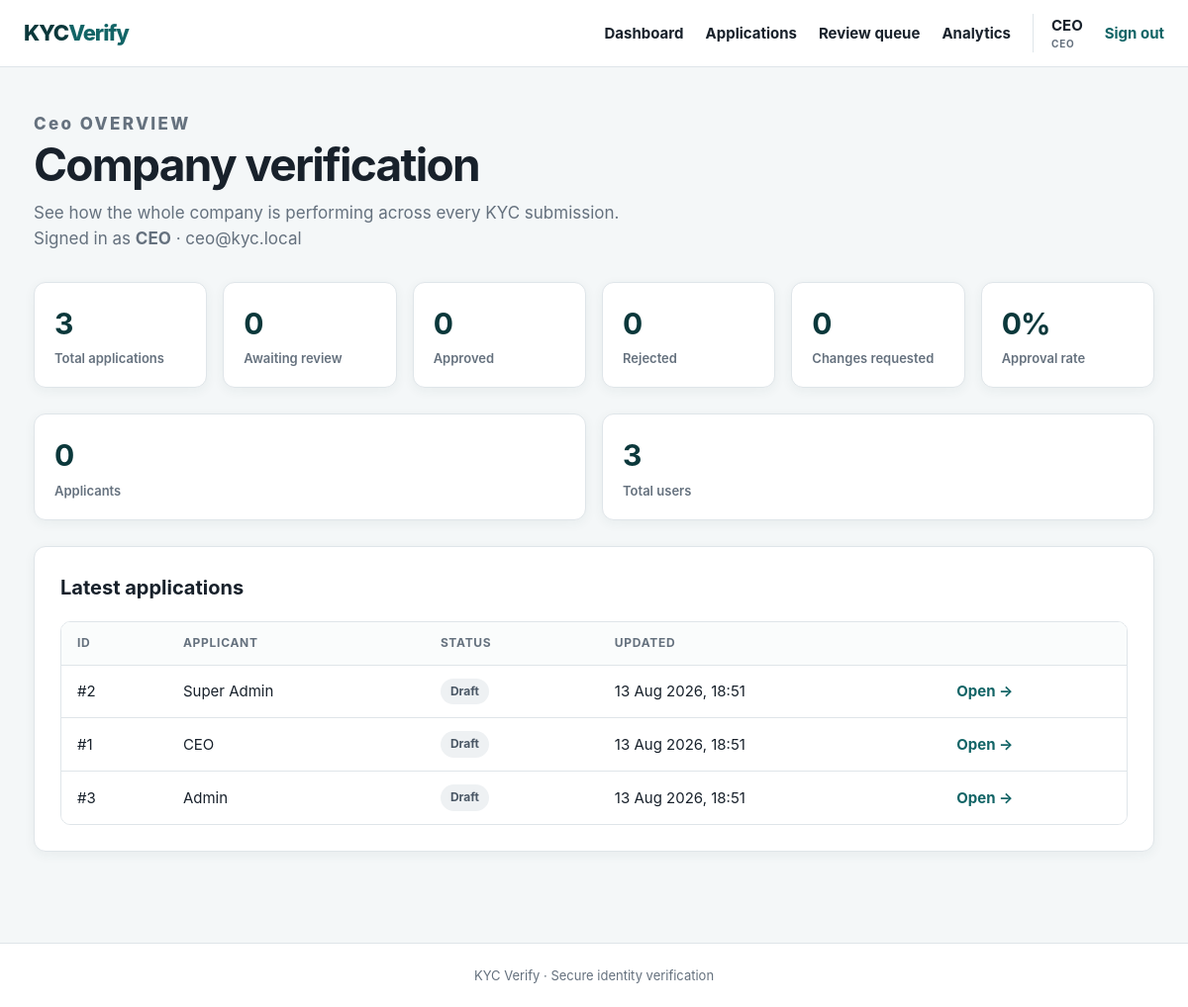
Page /?page=dashboard (signed in) on the committed database.
### tables this page shows
CREATE TABLE applications (
    id INT UNSIGNED AUTO_INCREMENT PRIMARY KEY,
    applicant_id INT UNSIGNED NOT NULL,
    reviewer_id INT UNSIGNED NULL,
    status ENUM(
        'DRAFT',
        'SUBMITTED',
        'UNDER_REVIEW',
        'APPROVED',
        'REJECTED',
        'RESUBMISSION_REQUESTED'
    ) NOT NULL DEFAULT 'DRAFT',
    full_name VARCHAR(160) NULL,
    date_of_birth DATE NULL,
    nationality VARCHAR(100) NULL,
    id_type VARCHAR(60) NULL,
    id_number VARCHAR(100) NULL,
    id_issue_date DATE NULL,
    issuing_district VARCHAR(100) NULL,
    review_notes TEXT NULL,
    reviewed_at DATETIME NULL,
    created_at TIMESTAMP NOT NULL DEFAULT CURRENT_TIMESTAMP,
    updated_at TIMESTAMP NOT NULL DEFAULT CURRENT_TIMESTAMP ON UPDATE CURRENT_TIMESTAMP,
    CONSTRAINT fk_applicant FOREIGN KEY (applicant_id) REFERENCES users (id) ON DELETE CASCADE,
    CONSTRAINT fk_reviewer FOREIGN KEY (reviewer_id) REFERENCES users (id) ON DELETE SET NULL,
    INDEX idx_status (status),
    INDEX idx_applicant (applicant_id),
    INDEX idx_updated (updated_at),
    INDEX idx_created (created_at)
);

CREATE TABLE users (
    id INT UNSIGNED AUTO_INCREMENT PRIMARY KEY,
    username VARCHAR(120) NOT NULL UNIQUE,
    email VARCHAR(190) NOT NULL UNIQUE,
    password_hash VARCHAR(255) NOT NULL,
    is_active TINYINT(1) NOT NULL DEFAULT 1,
    created_at TIMESTAMP NOT NULL DEFAULT CURRENT_TIMESTAMP
);

### index.php (called while the page is built, shortened)
<?php
require_once __DIR__ . '/functions.php';
require_once __DIR__ . '/auth.php';
require_once __DIR__ . '/layout.php';
$u    = user();
$page = $_GET['page'] ?? ($u ? 'dashboard' : 'login');
require __DIR__ . '/pages/' . $page . '.php';

### auth.php (called while the page is built, shortened)
<?php
function user(): ?array
{
    return $_SESSION['user'] ?? null;
}
function is_staff(): bool
{
    $u = user();
    return $u !== null && in_array($u['role'], STAFF_ROLES, true);
}
function role_label(string $role): string
{
    return ucwords(strtolower(str_replace('_', ' ', $role)));
}

### database.php (called while the page is built, shortened)
<?php
function db(): PDO {
    static $pdo = null;
    if ($pdo === null) {
        $pdo = new PDO('mysql:host=' . DB_HOST . ';dbname=' . DB_NAME . ';charset=utf8mb4', DB_USER, DB_PASS, [
            PDO::ATTR_ERRMODE => PDO::ERRMODE_EXCEPTION,
            PDO::ATTR_DEFAULT_FETCH_MODE => PDO::FETCH_ASSOC,
            PDO::ATTR_EMULATE_PREPARES => false,
        ]);
    }
    return $pdo;
}

### pages/dashboard.php (the view, shortened to what this page needs)
<?php
$u = require_login();
    ?>
    <?php
header_html(role_label($u['role']) . ' Dashboard');
$counts        = application_status_counts();
$totalApps     = $counts['total'];
$byStatus      = $counts['by_status'];
$pendingApps   = $byStatus['SUBMITTED'] + $byStatus['UNDER_REVIEW'];
$approvedApps  = $byStatus['APPROVED'];
$rejectedApps  = $byStatus['REJECTED'];
$resubmits     = $byStatus['RESUBMISSION_REQUESTED'];
$userCount      = 0;
$applicantCount = 0;
if ($u['role'] === 'CEO') {
    $userCount      = (int) db()->query('SELECT COUNT(*) FROM users')->fetchColumn();
    $applicantCount = (int) db()->query("SELECT COUNT(*) FROM user_roles WHERE role = 'APPLICANT'")->fetchColumn();
}
$approvalRate  = $totalApps > 0 ? round($approvedApps / $totalApps * 100) : 0;
?>
<div class="hero">
    <div>
        <p class="eyebrow"><?= e(role_label($u['role'])) ?> OVERVIEW</p>
        <h1><?= e($u['role'] === 'CEO' ? 'Company verification' : 'Review workspace') ?></h1>
        <p>
            <?= $u['role'] === 'CEO'
                ? 'See how the whole company is performing across every KYC submission.'
                : ($u['role'] === 'SUPER_ADMIN'
                    ? 'Review applications and manage every user account and role on the platform.'
                    : 'Review applications awaiting a decision and keep the queue moving.') ?>
        </p>
        <p class="muted">Signed in as <strong><?= e($u['username']) ?></strong> · <?= e($u['email']) ?></p>
    </div>
</div>
<div class="stats">
    <div class="stat"><strong><?= $totalApps ?></strong><span>Total applications</span></div>
    <div class="stat"><strong><?= $pendingApps ?></strong><span>Awaiting review</span></div>
    <div class="stat"><strong><?= $approvedApps ?></strong><span>Approved</span></div>
    <div class="stat"><strong><?= $rejectedApps ?></strong><span>Rejected</span></div>
    <div class="stat"><strong><?= $resubmits ?></strong><span>Changes requested</span></div>
    <?php if ($u['role'] !== 'ADMIN'): ?>
        <div class="stat"><strong><?= $approvalRate ?>%</strong><span>Approval rate</span></div>
    <?php endif; ?>
</div>
<?php if ($u['role'] === 'CEO'): ?>
    <div class="stats">
        <div class="stat"><strong><?= $applicantCount ?></strong><span>Applicants</span></div>
        <div class="stat"><strong><?= $userCount ?></strong><span>Total users</span></div>
    </div>
<?php endif; ?>
<section class="card">
    <h2>Latest applications</h2>
    <?php
    $s = db()->query('SELECT a.id, a.status, a.updated_at, u.username applicant_name
                      FROM applications a JOIN users u ON u.id = a.applicant_id
                      ORDER BY a.updated_at DESC LIMIT 8');
    $recent = $s->fetchAll();
    if (!$recent): ?>
        <p class="empty">No applications yet. They will appear here as soon as applicants submit.</p>
    <?php else: ?>
        <div class="table-wrap">
            <table>
                <thead><tr><th>ID</th><th>Applicant</th><th>Status</th><th>Updated</th><th></th></tr></thead>
                <tbody>
                <?php foreach ($recent as $a): ?>
                    <tr>
                        <td>#<?= $a['id'] ?></td>
                        <td><?= e($a['applicant_name']) ?></td>
                        <td><?= badge($a['status']) ?></td>
                        <td><?= e(date('d M Y, H:i', strtotime($a['updated_at']))) ?></td>
                        <td><a href="?page=application&id=<?= $a['id'] ?>">Open →</a></td>
                    </tr>
                <?php endforeach; ?>
                </tbody>
            </table>
        </div>
    <?php endif; ?>
</section>
<?php
footer_html();

### layout.php (shortened to what this page needs)
<?php
function header_html(string $title): void
{
    $u = user();
    $nav = [];
    if ($u) {
        $nav[] = ['dashboard', 'Dashboard'];
        $nav[] = ['applications', 'Applications'];
        if (is_staff()) {
            $nav[] = ['review', 'Review queue'];
        }
        if ($u['role'] === 'CEO') {
            $nav[] = ['ceo', 'Analytics'];
        }
    }
    ?>
<!doctype html>
<html lang="en">
<head>
    <?php
    $cssFile = __DIR__ . '/assets/style.css';
    $cssVersion = is_file($cssFile) ? (string) filemtime($cssFile) : '1';
    ?>
    <link rel="stylesheet" href="assets/style.css?v=<?= e($cssVersion) ?>">
</head>
<body>
<header>
    <a class="brand" href="?page=dashboard">KYC<span>Verify</span></a>
    <?php if ($u): ?>
        <nav>
            <?php foreach ($nav as [$href, $label]): ?>
                <a href="?page=<?= $href ?>"><?= e($label) ?></a>
            <?php endforeach; ?>
            <span class="user">
                <?= e($u['username']) ?>
                <small><?= e(role_label($u['role'])) ?></small>
            </span>
            <form method="post" class="inline">
                <button class="link" name="action" value="logout">Sign out</button>
            </form>
        </nav>
    <?php endif; ?>
</header>
<main>
<?php
}
function footer_html(): void
{
    ?>
</main>
<footer><?= APP_NAME ?> · Secure identity verification</footer>
</body>
</html>
<?php
}

### functions.php (shortened to what this page needs)
<?php
require_once __DIR__ . '/database.php';
function e(?string $value): string
{
    return htmlspecialchars((string) $value, ENT_QUOTES, 'UTF-8');
}
function application_status_counts(): array
{
    $byStatus = [
        'DRAFT'                    => 0,
        'SUBMITTED'                => 0,
        'UNDER_REVIEW'             => 0,
        'APPROVED'                 => 0,
        'REJECTED'                 => 0,
        'RESUBMISSION_REQUESTED'   => 0,
    ];
    $rows  = db()->query('SELECT status, COUNT(*) c FROM applications GROUP BY status')->fetchAll();
    $total = 0;
    foreach ($rows as $row) {
        $count = (int) $row['c'];
        $byStatus[$row['status']] = $count;
        $total += $count;
    }
    return ['total' => $total, 'by_status' => $byStatus];
}
function status_class(string $status): string
{
    return strtolower(str_replace('_', '-', $status));
}
function format_status(string $status): string
{
    return ucwords(strtolower(str_replace('_', ' ', $status)));
}
function badge(string $status): string
{
    return '<span class="badge badge-' . status_class($status) . '">' . e(format_status($status)) . '</span>';
}

### assets/style.css (style rules this page uses)
:root { --ink: #18212b; --muted: #65717e; --line: #dfe5e9; --paper: #ffffff; --bg: #f4f7f8; --brand: #126466; --brand-dark: #0b383b; --brand-soft: #e3f0f0; --success: #1d7a4f; --success-bg: #e6f4ec; --danger: #b53d3d; --danger-bg: #fbeaea; --warn: #9d6510; --warn-bg: #fdf6e7; --info: #245a9d; --info-bg: #e9f0fa; --radius: 12px; --shadow: 0 3px 12px rgba(28, 63, 73, 0.06); }
* { box-sizing: border-box; }
body { margin: 0; background: var(--bg); color: var(--ink); font: 15px/1.55 Inter, system-ui, -apple-system, BlinkMacSystemFont, "Segoe UI", sans-serif; min-height: 100vh; display: flex; flex-direction: column; }
header { height: 68px; background: var(--paper); border-bottom: 1px solid var(--line); display: flex; align-items: center; justify-content: space-between; padding: 0 max(24px, calc((100% - 1180px) / 2)); gap: 24px; position: sticky; top: 0; z-index: 10; }
.brand { font-size: 22px; font-weight: 800; color: var(--brand-dark); text-decoration: none; letter-spacing: -1px; }
.brand span { color: var(--brand); }
nav { display: flex; align-items: center; gap: 22px; flex-wrap: wrap; }
a { color: var(--brand); font-weight: 650; text-decoration: none; }
nav a { color: var(--ink); }
.user { border-left: 1px solid var(--line); padding-left: 18px; font-weight: 650; }
.user small { display: block; color: var(--muted); font-size: 10px; letter-spacing: 0.08em; text-transform: uppercase; }
.inline { display: inline; }
button, .button { border: 0; border-radius: 8px; background: var(--brand); color: #fff; padding: 10px 16px; font: inherit; font-weight: 700; cursor: pointer; display: inline-block; transition: background 0.15s ease, transform 0.05s ease; }
.link { background: transparent; color: var(--brand); padding: 0; font-weight: 650; }
main { width: 100%; max-width: 1180px; margin: 0 auto; padding: 44px 24px 72px; flex: 1; }
footer { text-align: center; color: var(--muted); font-size: 13px; padding: 22px; border-top: 1px solid var(--line); background: var(--paper); }
.hero { display: flex; justify-content: space-between; align-items: end; margin-bottom: 30px; gap: 24px; }
.hero h1, .auth h1 { font-size: clamp(30px, 5vw, 46px); line-height: 1.08; margin: 4px 0 10px; letter-spacing: -1.7px; }
.hero p { margin: 0; color: var(--muted); font-size: 17px; }
.eyebrow { color: var(--brand); font-size: 11px; font-weight: 800; letter-spacing: 0.14em; margin: 0 0 6px; }
.card { background: var(--paper); border: 1px solid var(--line); border-radius: var(--radius); padding: 26px; margin: 20px 0; box-shadow: var(--shadow); }
.card h2 { font-size: 20px; margin: 0 0 18px; }
.stats { display: grid; grid-template-columns: repeat(auto-fit, minmax(170px, 1fr)); gap: 16px; margin-bottom: 26px; }
.stat { background: var(--paper); border: 1px solid var(--line); border-radius: var(--radius); padding: 18px 20px; box-shadow: var(--shadow); }
.stat strong { display: block; font-size: 30px; letter-spacing: -1px; color: var(--brand-dark); }
.stat span { color: var(--muted); font-size: 13px; font-weight: 600; }
.table-wrap { overflow-x: auto; border: 1px solid var(--line); border-radius: 10px; }
table { width: 100%; border-collapse: collapse; background: var(--paper); }
th { text-align: left; font-size: 12px; text-transform: uppercase; letter-spacing: 0.06em; color: var(--muted); padding: 12px 16px; border-bottom: 1px solid var(--line); background: #fafcfc; white-space: nowrap; }
td { padding: 13px 16px; border-bottom: 1px solid var(--line); vertical-align: middle; }
tbody tr:last-child td { border-bottom: 0; }
.badge { display: inline-block; padding: 4px 10px; border-radius: 999px; font-size: 12px; font-weight: 700; white-space: nowrap; }
.badge-draft { background: #eef1f3; color: #4a5765; }
.muted { color: var(--muted); }

### rows in the picture
applications: id "2", applicant.username "Super Admin", status "Draft", updated_at "13 Aug 2026, 18:51"
applications: id "1", applicant.username "CEO", status "Draft", updated_at "13 Aug 2026, 18:51"
applications: id "3", applicant.username "Admin", status "Draft", updated_at "13 Aug 2026, 18:51"

### other values in the picture
$label "Dashboard"
$label "Applications"
$label "Review queue"
$label "Analytics"
$u['username'] "CEO"
role_label($u['role']) "CEO"
role_label($u['role']) "Ceo"
$u['role'] === 'CEO' ? 'Company verification' : 'Review workspace' "Company verification"
$u['email'] "ceo@kyc.local"
$totalApps "3"
$pendingApps "0"
$approvedApps "0"
$rejectedApps "0"
$resubmits "0"
$approvalRate "0"
